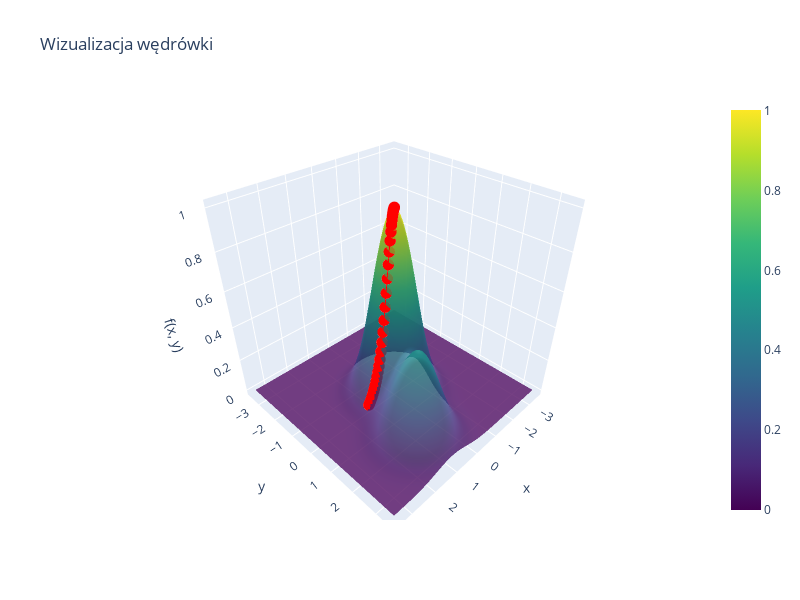

Write notebook code for a chart like this one.
### Markdown cell above
### **Gradienty**
W przypadku Pytorcha każdy kolejny krok jest wyliczany na podstawie *gradientu* $\nabla f(x)$ funkcji $f$ w punkcie $x$. Formalna definicja gradientu to


$$
\nabla f(x, y) = \left( \frac{\partial f}{\partial x}, \frac{\partial f}{\partial y} \right),
$$
gdzie $\frac{\partial f}{\partial x}$ to pochodna funkcji $f(x,y)$ po zmiennej $x$, a $\frac{\partial f}{\partial y}$ to *pochodna* funkcji $f(x,y)$ po zmiennej $y$. 

Jeśli ktoś z Państwa jeszcze nie uczył się obliczania pochodnych, to zupełnie nie szkodzi. Nie będziemy musieli zagłębiać się w nie bardziej niż to, co pokazane w tym wykładzie. Tymczasem dla osób, które są chętne wiedzieć więcej, powstanie Appendix, w którym wytłumaczymy, nieco więcej na temat pochodnych.


### **Implementacja**
Poniżej przedstawiony jest prawie że identyczny kod jak z historyjki o naukowcu, ale zaimplementowany w PyTorchu.

Różnice w stosunku do poprzedniego algorytmu:

- W poprzednim algorytmie funkcja `find_best_df` szukała przyrostu `dx` wybierając spośród 4 kierunków; poniżej natomiast PyTorch oblicza bardzo precyzyjnie wartość gradientu $\nabla f(x)$, a jego wartość jest zapisana w `x.grad`.  

- `learning_rate` odpowiada długości kroku, jaki wykonujemy wzdłuż wektora największego wzrostu.


### **Pobaw się kodem**
- wypróbuj różne wartości parametru `learning_rate`
- zauważ podobieństwo między parametrem `learning_rate` z poniższego przykładu, a parametrem `epsilon` z historyjki o naukowcu.

### Code cell
import torch

# Define the function using Numpy, only for plotting
def f_np(x, y):
    return np.exp(-x**2 - y**2) + np.exp(-(x - 1)**2 - (y - 2)**2) / 2

function_tracker = FunctionTracker(f_np)


# Define the function using PyTorch
def f(x):
    return torch.exp(-x[0]**2 - x[1]**2) + torch.exp(-(x[0] - 1)**2 - (x[1] - 2)**2) / 2

# Parameters for the optimization
x0 = torch.tensor([1.6, 0.4], dtype=torch.float, requires_grad=True)  # Starting point
learning_rate = 0.1  # Step size
num_iterations = 100  # Number of steps

x = x0
# Gradient ascent
for i in range(num_iterations):
    # Compute the function value and perform backpropagation to get the gradient
    value = f(x)
    value.backward()

    # Perform a parameter update with torch.no_grad() to avoid tracking this operation
    with torch.no_grad():
        x += learning_rate * x.grad
        # Manually zero the gradients after updating the weights
        x.grad.zero_()

    function_tracker.add_point(x[0].item(), x[1].item())

function_tracker.plot()

### Figure 1 — Plotly figure (JSON) as saved in the notebook; plotly's stock layout.template omitted (floating-point values rounded to 4 significant figures; data arrays with more than 128 entries replaced by an {"elided": "..."} marker saying what was removed)
{"data": [{"colorscale": [[0, "#440154"], [0.1111, "#482878"], [0.2222, "#3e4989"], [0.3333, "#31688e"], [0.4444, "#26828e"], [0.5556, "#1f9e89"], [0.6667, "#35b779"], [0.7778, "#6ece58"], [0.8889, "#b5de2b"], [1, "#fde725"]], "opacity": 0.8, "type": "surface", "x": {"elided": "100x100 float values"}, "y": {"elided": "100x100 float values"}, "z": {"elided": "100x100 float values"}}, {"line": {"color": "red", "width": 2}, "marker": {"color": "red", "size": 4}, "mode": "lines+markers", "type": "scatter3d", "x": [1.576, 1.55, 1.523, 1.495, 1.464, 1.433, 1.399, 1.363, 1.324, 1.284, 1.24, 1.193, 1.144, 1.09, 1.033, 0.9722, 0.9073, 0.8386, 0.7664, 0.6916, 0.6153, 0.5394, 0.4656, 0.3962, 0.3327, 0.2763, 0.2276, 0.1863, 0.1518, 0.1234, 0.1002, 0.08136, 0.06611, 0.05382, 0.04391, 0.03594, 0.02954, 0.0244, 0.02027, 0.01695, 0.01429, 0.01215, 0.01044, 0.009064, 0.00796, 0.007075, 0.006364, 0.005793, 0.005336, 0.004969, 0.004674, 0.004437, 0.004247, 0.004095, 0.003973, 0.003875, 0.003796, 0.003733, 0.003682, 0.003642, 0.003609, 0.003583, 0.003562, 0.003545, 0.003531, 0.00352, 0.003512, 0.003505, 0.003499, 0.003494, 0.003491, 0.003488, 0.003486, 0.003484, 0.003482, 0.003481, 0.00348, 0.003479, 0.003479, 0.003478, 0.003478, 0.003477, 0.003477, 0.003477, 0.003477, 0.003477, 0.003476, 0.003476, 0.003476, 0.003476, 0.003476, 0.003476, 0.003476, 0.003476, 0.003476, 0.003476, 0.003476, 0.003476, 0.003476, 0.003476], "y": [0.4034, 0.4066, 0.4097, 0.4125, 0.415, 0.4172, 0.4189, 0.4201, 0.4205, 0.42, 0.4185, 0.4156, 0.4112, 0.4049, 0.3964, 0.3853, 0.3714, 0.3544, 0.3341, 0.3107, 0.2846, 0.2565, 0.2273, 0.1983, 0.1706, 0.145, 0.1222, 0.1024, 0.08551, 0.0713, 0.0595, 0.04976, 0.04177, 0.03523, 0.02991, 0.02557, 0.02205, 0.01919, 0.01686, 0.01498, 0.01345, 0.01222, 0.01122, 0.0104, 0.009746, 0.009214, 0.008783, 0.008434, 0.008151, 0.007922, 0.007737, 0.007587, 0.007466, 0.007368, 0.007288, 0.007224, 0.007172, 0.00713, 0.007096, 0.007069, 0.007046, 0.007028, 0.007014, 0.007002, 0.006992, 0.006985, 0.006978, 0.006973, 0.006969, 0.006966, 0.006963, 0.006961, 0.006959, 0.006958, 0.006957, 0.006956, 0.006955, 0.006955, 0.006954, 0.006954, 0.006953, 0.006953, 0.006953, 0.006953, 0.006953, 0.006952, 0.006952, 0.006952, 0.006952, 0.006952, 0.006952, 0.006952, 0.006952, 0.006952, 0.006952, 0.006952, 0.006952, 0.006952, 0.006952, 0.006952], "z": [0.09902, 0.1058, 0.1134, 0.1218, 0.1312, 0.1418, 0.1536, 0.167, 0.1821, 0.1994, 0.219, 0.2416, 0.2676, 0.2975, 0.332, 0.3718, 0.4174, 0.4691, 0.5266, 0.589, 0.6542, 0.7193, 0.7808, 0.8353, 0.8808, 0.9167, 0.9435, 0.9629, 0.9763, 0.9855, 0.9917, 0.9957, 0.9984, 1.0, 1.001, 1.002, 1.003, 1.003, 1.003, 1.003, 1.003, 1.003, 1.003, 1.003, 1.003, 1.003, 1.003, 1.003, 1.003, 1.003, 1.003, 1.003, 1.003, 1.003, 1.003, 1.003, 1.003, 1.003, 1.003, 1.003, 1.003, 1.003, 1.003, 1.003, 1.003, 1.003, 1.003, 1.003, 1.003, 1.003, 1.003, 1.003, 1.003, 1.003, 1.003, 1.003, 1.003, 1.003, 1.003, 1.003, 1.003, 1.003, 1.003, 1.003, 1.003, 1.003, 1.003, 1.003, 1.003, 1.003, 1.003, 1.003, 1.003, 1.003, 1.003, 1.003, 1.003, 1.003, 1.003, 1.003]}], "layout": {"autosize": false, "height": 600, "scene": {"aspectmode": "cube", "xaxis": {"title": {"text": "x"}}, "yaxis": {"title": {"text": "y"}}, "zaxis": {"title": {"text": "f(x, y)"}}}, "title": {"text": "Wizualizacja wędrówki"}, "width": 800}}
